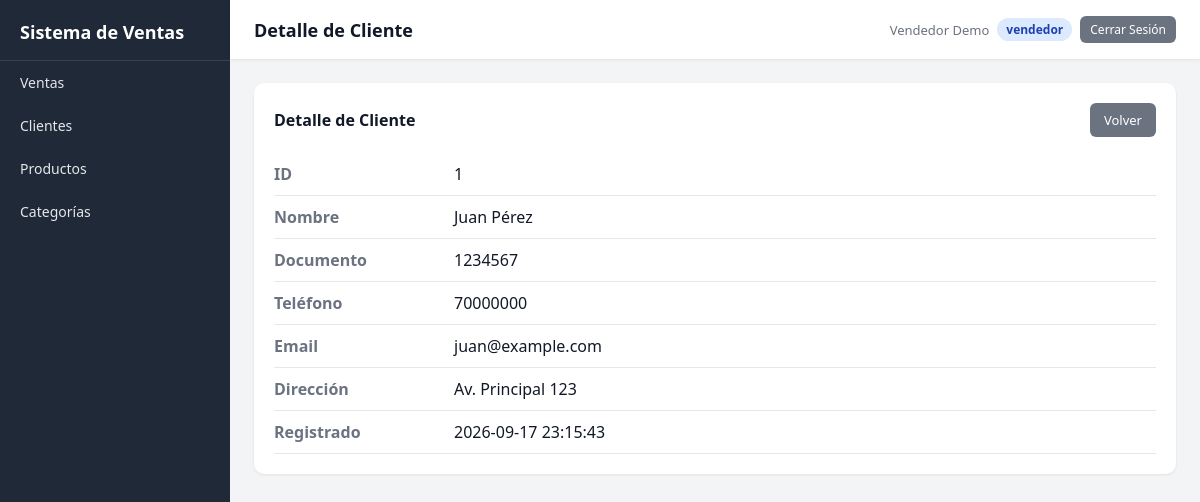
/index.php?c=cliente&a=ver&id=1 (signed in), run on the app's committed database.
### tables this page shows
CREATE TABLE clientes (
    id INT AUTO_INCREMENT PRIMARY KEY,
    nombre VARCHAR(150) NOT NULL,
    documento VARCHAR(20),
    telefono VARCHAR(20),
    email VARCHAR(150),
    direccion VARCHAR(255),
    created_at TIMESTAMP DEFAULT CURRENT_TIMESTAMP
);

### controllers/ClienteController.php (called while the page is built, shortened)
<?php
class ClienteController {
    private $model;
    public function __construct() {
        $this->model = new Cliente();
    }
    public function ver() {
        $id = $_GET['id'] ?? 0;
        $cliente = $this->model->find($id);
        require __DIR__ . '/../views/clientes/ver.php';
    }
}

### index.php (called while the page is built, shortened)
<?php
require_once __DIR__ . '/config/config.php';
$action     = $_GET['a'] ?? DEFAULT_ACTION;
$obj = new $class();
$obj->$action();

### config/config.php (called while the page is built, shortened)
<?php
function url($path = '') {
    return BASE_URL . ltrim($path, '/');
}

### config/database.php (called while the page is built)
<?php
class Database {
    private static $instance = null;
    public static function getConnection() {
        if (self::$instance === null) {
            try {
                self::$instance = new PDO(
                    "mysql:host=localhost;dbname=ventas_db;charset=utf8mb4",
                    "root",
                    "",
                    [
                        PDO::ATTR_ERRMODE => PDO::ERRMODE_EXCEPTION,
                        PDO::ATTR_DEFAULT_FETCH_MODE => PDO::FETCH_ASSOC
                    ]
                );
            } catch (PDOException $e) {
                die("Error de conexión: " . $e->getMessage());
            }
        }
        return self::$instance;
    }
}

### models/BaseModel.php (called while the page is built, shortened)
<?php
require_once __DIR__ . '/../config/database.php';
abstract class BaseModel {
    protected $db;
    protected $table;
    public function __construct() {
        $this->db = Database::getConnection();
    }
    public function find($id) {
        $stmt = $this->db->prepare("SELECT * FROM {$this->table} WHERE id = ?");
        $stmt->execute([$id]);
        return $stmt->fetch();
    }
}

### views/clientes/ver.php (the view, shortened to what this page needs)
<?php require_once __DIR__ . '/../layout.php'; layout_head('Detalle de Cliente'); ?>
<div class="card">
    <div class="card-header">
        <h3>Detalle de Cliente</h3>
        <a class="btn btn-secondary" href="<?= url('index.php?c=cliente&a=index') ?>">Volver</a>
    </div>
    <?php if (!$cliente): ?>
        <p class="empty">Cliente no encontrado.</p>
    <?php else: ?>
        <div class="detail-row"><span class="label">ID</span><span><?= $cliente['id'] ?></span></div>
        <div class="detail-row"><span class="label">Nombre</span><span><?= htmlspecialchars($cliente['nombre']) ?></span></div>
        <div class="detail-row"><span class="label">Documento</span><span><?= htmlspecialchars($cliente['documento'] ?? '') ?></span></div>
        <div class="detail-row"><span class="label">Teléfono</span><span><?= htmlspecialchars($cliente['telefono'] ?? '') ?></span></div>
        <div class="detail-row"><span class="label">Email</span><span><?= htmlspecialchars($cliente['email'] ?? '') ?></span></div>
        <div class="detail-row"><span class="label">Dirección</span><span><?= htmlspecialchars($cliente['direccion'] ?? '') ?></span></div>
        <div class="detail-row"><span class="label">Registrado</span><span><?= htmlspecialchars($cliente['created_at'] ?? '') ?></span></div>
    <?php endif; ?>
</div>

### views/layout.php (style rules this page uses)
:root { --sidebar: #1f2937; --sidebar-hover: #374151; --primary: #2563eb; --bg: #f3f4f6; --card: #ffffff; --text: #111827; --muted: #6b7280; --green: #16a34a; --red: #dc2626; --yellow: #d97706; }
* { box-sizing: border-box; }
body { margin: 0; font-family: 'Segoe UI', Roboto, Arial, sans-serif; background: var(--bg); color: var(--text); display: flex; min-height: 100vh; }
a { text-decoration: none; color: inherit; }
.card { background: var(--card); border-radius: 10px; padding: 20px; box-shadow: 0 1px 3px rgba(0,0,0,.08); margin-bottom: 20px; }
.card-header { display: flex; justify-content: space-between; align-items: center; margin-bottom: 16px; }
.card-header h3 { margin: 0; font-size: 16px; }
.btn { display: inline-block; padding: 8px 14px; border-radius: 6px; border: none; font-size: 13px; cursor: pointer; background: var(--primary); color: #fff; transition: .2s; }
.btn-secondary { background: #6b7280; }
.detail-row { display: flex; padding: 10px 0; border-bottom: 1px solid #e5e7eb; }
.detail-row .label { width: 180px; color: var(--muted); font-weight: 600; }

### data on the page
clientes: id "1", nombre "Juan Pérez", documento "1234567", telefono "70000000", email "juan@example.com", direccion "Av. Principal 123", created_at "2026-09-17 23:15:43"

### other printed values
APP_NAME "Sistema de Ventas"
$title "Detalle de Cliente"
auth_user_name() "Vendedor Demo"
auth_user_role() "vendedor"
